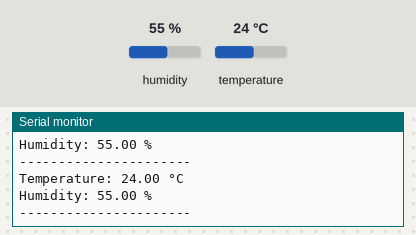
Recording of a sketch running on a simulated Arduino Uno, built with avr-gcc and run on an emulated ATmega328P. Shown: the last lines printed to the serial monitor. The inputs (shaded band) are chosen by the test bench; at power-on: humidity 55 %, temperature 24 °C.

Above: at 2.8 s.
2.9 s: humidity set to 22 %
At 5.1 s:
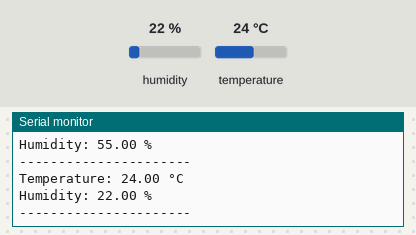
5.6 s: temperature set to 12 °C
At 6.9 s:
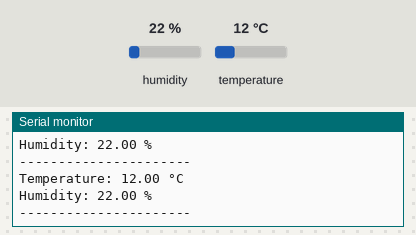
8.3 s: humidity set to 40 %
At 10.4 s:
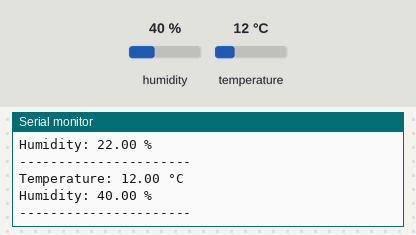
Timing chart, 0 to 11.9 s (numbered marks = the images above; inputs shaded):
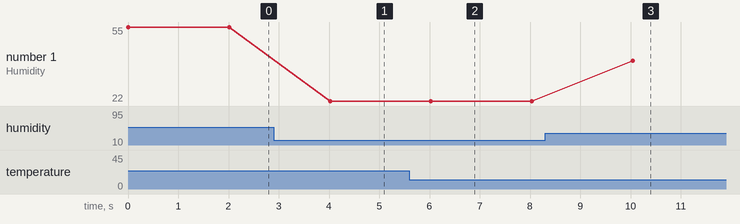

The sketch:

main.ino
```cpp
#include <DHT.h>
#define DHTPIN 4
#define DHTTYPE DHT22

DHT dht(DHTPIN, DHTTYPE);

void setup() {
  Serial.begin(115200);
  dht.begin();
}

void loop() {

  float temperature = dht.readTemperature();
  float humidity = dht.readHumidity();

  Serial.print("Temperature: ");
  Serial.print(temperature);
  Serial.println(" °C");

  Serial.print("Humidity: ");
  Serial.print(humidity);
  Serial.println(" %");

  Serial.println("----------------------");

  delay(2000);
}
```

Measured:
- after the input at 2.9 s, the serial monitor: prints a new line after 1.1 s (image 1)
- after the input at 5.6 s, the serial monitor: prints a new line after 0.43 s (image 2)
- after the input at 8.3 s, the serial monitor: prints a new line after 1.7 s (image 3)
- plotted number 1: 55 → 22 after the input at 2.9 s, 22 → 40 after the input at 8.3 s
